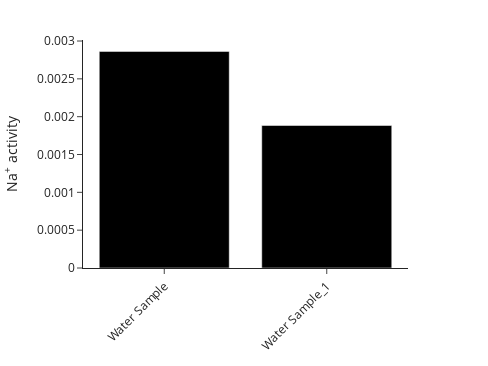

The cell this chart's notebook holds for it:
### Markdown cell above
Now visualise the difference in Na$^+$ between the two speciations.

As before, the sample that was balanced on pH is on the right and the sample balanced on Na$^+$ is on the left. This time, the activity of Na+ had to shift to achieve charge balance.

This comparison lends itself to a few questions that might help track down analytical sources of error. How accurately care we able to measure Na$^+$ or other major dissolved ions? Have we missed measuring something important that might fix this apparent imbalance?

### Code cell
comparison.barplot("Na+")

### Figure 1 — Plotly figure (JSON) as saved in the notebook; plotly's stock layout.template omitted (floating-point values rounded to 4 significant figures)
{"data": [{"alignmentgroup": "True", "hovertemplate": "%{x} <br>Na<sup>+</sup> activity: %{y}", "legendgroup": "Na<sup>+</sup>", "marker": {"color": "#000000", "pattern": {"shape": ""}}, "name": "Na<sup>+</sup>", "offsetgroup": "Na<sup>+</sup>", "orientation": "v", "showlegend": true, "textposition": "auto", "type": "bar", "x": ["Water Sample", "Water Sample_1"], "xaxis": "x", "y": [0.002863, 0.001884], "yaxis": "y"}], "layout": {"barmode": "group", "height": 366, "legend": {"title": {}, "tracegroupgap": 0}, "margin": {"t": 40}, "showlegend": false, "title": {"x": 0.5, "xanchor": "center"}, "width": 488, "xaxis": {"anchor": "y", "autorange": true, "domain": [0, 1], "fixedrange": true, "range": [-0.5, 1.5], "tickangle": -45, "title": {}, "type": "category"}, "yaxis": {"anchor": "x", "autorange": true, "domain": [0, 1], "exponentformat": "power", "fixedrange": true, "range": [0, 0.003014], "title": {"text": "Na<sup>+</sup> activity"}, "type": "linear"}}}
